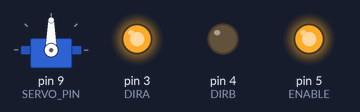
Recording of a sketch running on a simulated Arduino Uno, built with avr-gcc and run on an emulated ATmega328P. Parts: servo, output pins drawn as LEDs (lit = HIGH). What the sketch prints to the serial monitor is not drawn.

Above: at 0.05 s.
At 2.5 s:
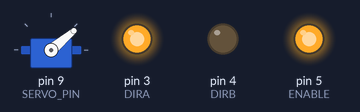
At 5.0 s:
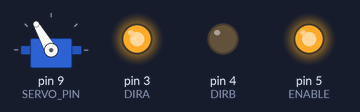
Timing chart, 0 to 5.8 s (numbered marks = the images above):
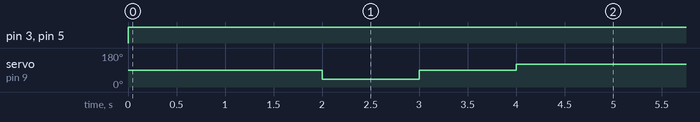

The sketch:

basic_car.ino
```cpp
#include <Servo.h>

#define ENABLE 5
#define DIRA 3
#define DIRB 4
#define SERVO_PIN 9

Servo myservo;


void setup() {
  pinMode(ENABLE, OUTPUT);
  pinMode(DIRA, OUTPUT);
  pinMode(DIRB, OUTPUT);

  myservo.attach(SERVO_PIN);
  myservo.write(90);

  Serial.begin(9600);
}

void loop() {
  goFast();
  moveAround();
}


void goFast() {
  Serial.println("Go!");
  digitalWrite(ENABLE, HIGH);
  digitalWrite(DIRA, HIGH);
  digitalWrite(DIRB, LOW);
  delay(1000);
}

void moveAround() {
  myservo.write(90);
  delay(1000);
  myservo.write(40);
  delay(1000);
  myservo.write(90);
  delay(1000);
  myservo.write(120);
  delay(1000);
}
```

Measured:
- by itself, pin 3 (DIRA), pin 5 (ENABLE): LOW → HIGH at 0.00 s
- by itself, servo on pin 9 (SERVO_PIN): repeats every 5.0 s: 90° 1.0 s, 120° 2.0 s, 90° 1.0 s, 40° 1.0 s
